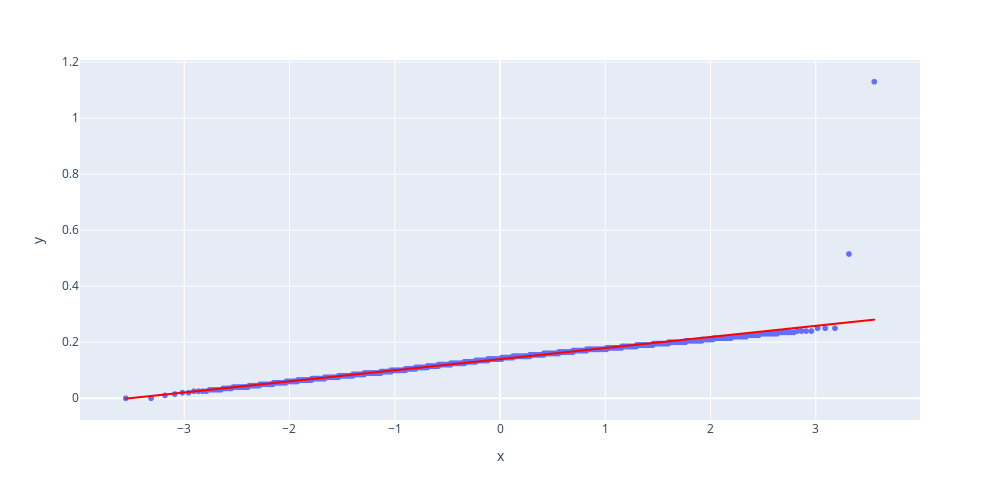

Notebook code for this chart:
### Markdown cell above
## Con este grafico se puede ver dos outliers que los retiro posteriormente

### Code cell
Height = df_copy[~pd.isnull(df_copy['Height'])]['Height']
qq_x, qq_y = sts.probplot(Height, dist="norm", fit=False)
chart = px.scatter(x=qq_x, y=qq_y, trendline='ols', trendline_color_override='red',width=1000, height=500)
chart

### Figure 1 — Plotly figure (JSON) as saved in the notebook; plotly's stock layout.template omitted (floating-point values rounded to 4 significant figures; data arrays with more than 128 entries replaced by an {"elided": "..."} marker saying what was removed)
{"data": [{"hovertemplate": "x=%{x}<br>y=%{y}<extra></extra>", "legendgroup": "", "marker": {"color": "#636efa", "symbol": "circle"}, "mode": "markers", "name": "", "showlegend": false, "type": "scattergl", "x": {"elided": "3677 float values"}, "xaxis": "x", "y": {"elided": "3677 float values"}, "yaxis": "y"}, {"hovertemplate": "<b>OLS trendline</b><br>y = 0.0396565 * x + 0.139633<br>R<sup>2</sup>=0.876152<br><br>x=%{x}<br>y=%{y} <b>(trend)</b><extra></extra>", "legendgroup": "", "line": {"color": "red"}, "marker": {"color": "#636efa", "symbol": "circle"}, "mode": "lines", "name": "", "showlegend": false, "type": "scattergl", "x": {"elided": "3677 float values"}, "xaxis": "x", "y": {"elided": "3677 float values"}, "yaxis": "y"}], "layout": {"height": 500, "legend": {"tracegroupgap": 0}, "margin": {"t": 60}, "width": 1000, "xaxis": {"anchor": "y", "domain": [0, 1], "title": {"text": "x"}}, "yaxis": {"anchor": "x", "domain": [0, 1], "title": {"text": "y"}}}}
